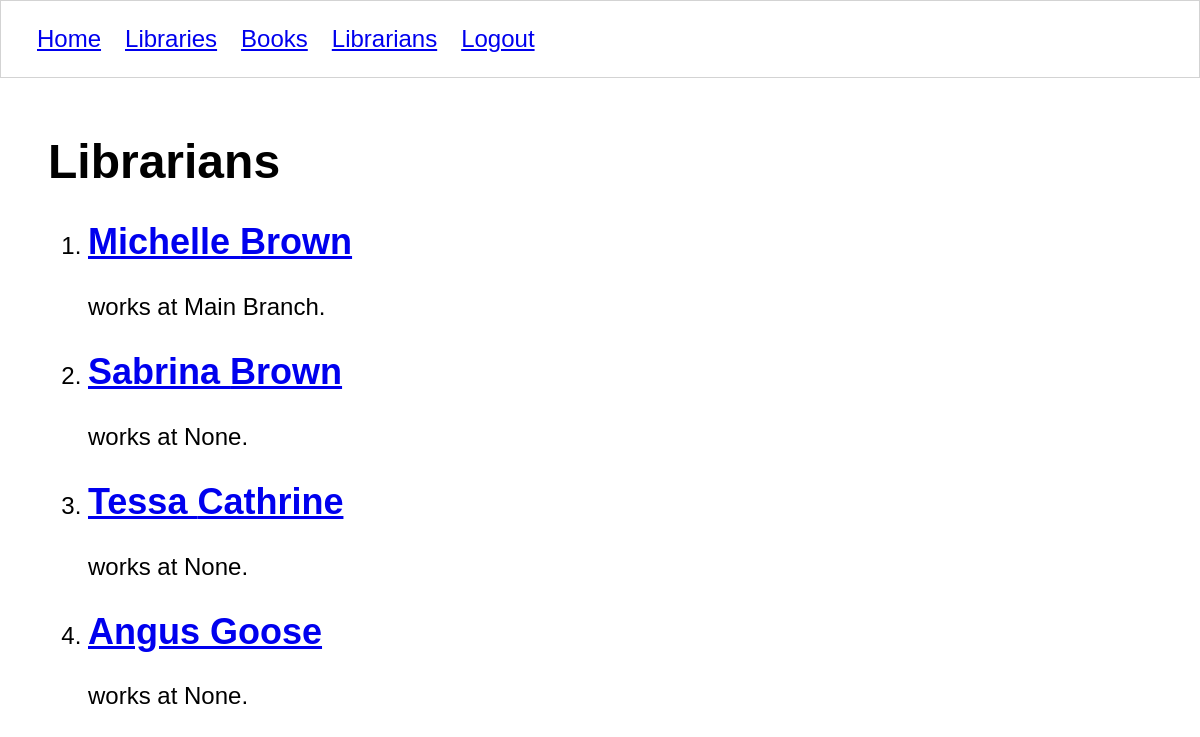
Page /librarians/ (signed in) on the committed database.
### libraryapp/models/librarian.py (models this page shows)
class Librarian(models.Model):
    user = models.OneToOneField(User, on_delete=models.CASCADE)
    location = models.ForeignKey(
        Library, related_name="librarians",
        null=True, # Makes column nullable in DB
        blank=True, # Allows blank value on objects
        on_delete=models.CASCADE)

### libraryapp/models/library.py (models this page shows, shortened)
class Library(models.Model):
    title = models.CharField(max_length=50)
    address = models.CharField(max_length=50)
    class Meta:
        verbose_name = ("library")
        verbose_name_plural = ("libraries")
    def __str__(self):
        return self.title

### libraryapp/views/librarians/list.py (the view)
# urls.py: path('librarians/', librarian_list, name='librarians'),
@login_required
def librarian_list(request):
    if request.method == 'GET':
        with sqlite3.connect(Connection.db_path) as conn:
            conn.row_factory = sqlite3.Row
            db_cursor = conn.cursor()
            db_cursor.execute("""
            select
                l.id,
                l.location_id,
                l.user_id,
                u.first_name,
                u.last_name,
                u.email
            from libraryapp_librarian l
            join auth_user u on l.user_id = u.id
            """)
            all_librarians = []
            dataset = db_cursor.fetchall()
            for row in dataset:
                lib = Librarian()
                lib.id = row["id"]
                lib.location_id = row["location_id"]
                lib.user_id = row["user_id"]
                lib.first_name = row["first_name"]
                lib.last_name = row["last_name"]
                lib.email = row["email"]
                all_librarians.append(lib)
        template = 'librarians/list.html'
        context = {
            'all_librarians': all_librarians
        }
        return render(request, template, context)

### libraryapp/templates/librarians/list.html (shortened to what this page needs)
{% extends 'shared/base.html' %}
{% load static %}
{% block content %}
    <h1>Librarians</h1>
    <ol>
    {% for librarian in all_librarians %}
        <li>
          <a href="{% url 'libraryapp:librarian' librarian.id %}"> <h2> {{ librarian.first_name }} {{ librarian.last_name }} </h2> </a> works at {{ librarian.location }}.
        </li>
    {% endfor %}
    </ol>
{% endblock %}

### libraryapp/static/styles/base.css (style rules this page uses)
body { margin: 0; padding: 0; font-size: 1.5em; font-family: 'Gill Sans', 'Gill Sans MT', Calibri, 'Trebuchet MS', sans-serif; }

### rows in the picture
Librarian: first_name "Michelle", last_name "Brown", location "Main Branch"
Librarian: first_name "Sabrina", last_name "Brown", location "None"
Librarian: first_name "Tessa", last_name "Cathrine", location "None"
Librarian: first_name "Angus", last_name "Goose", location "None"
